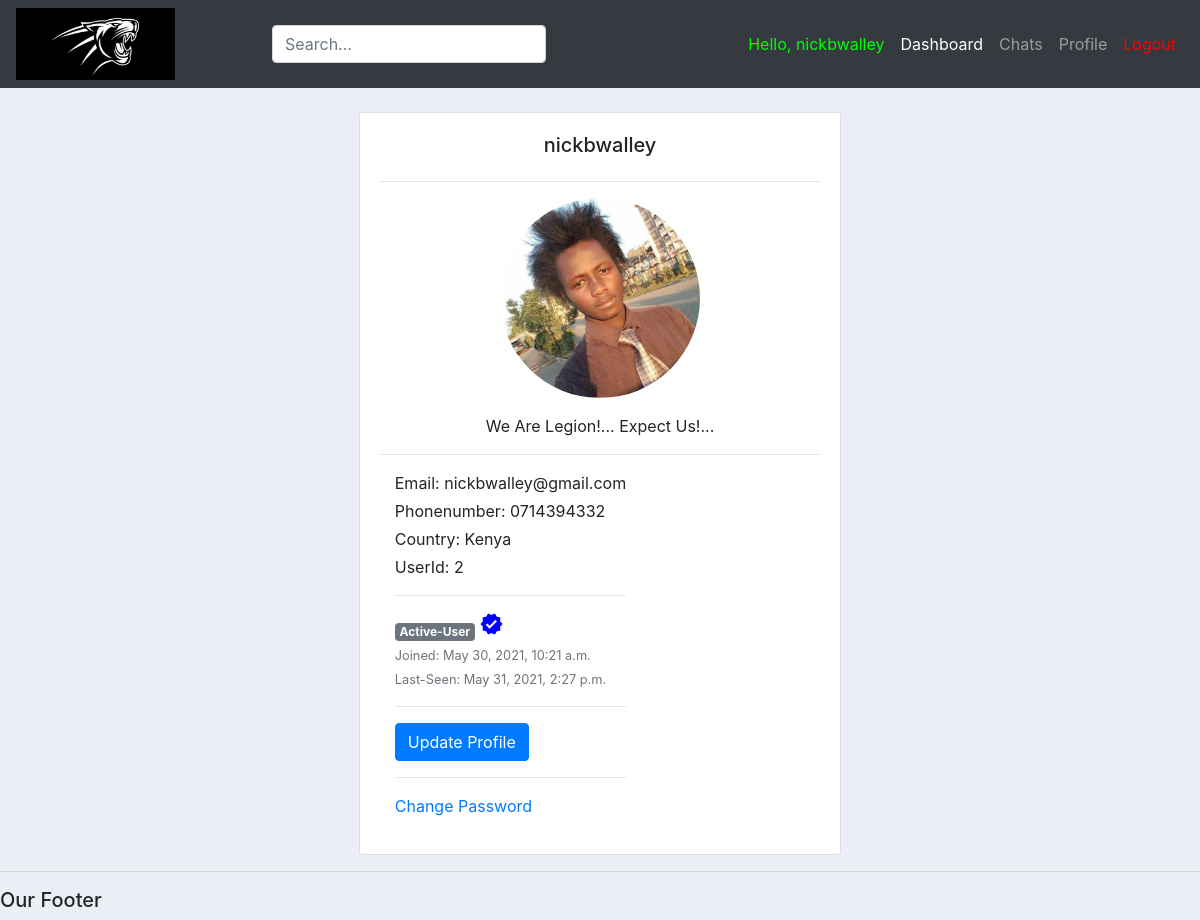
Page /account/2/ (signed in) on the earlier database version.
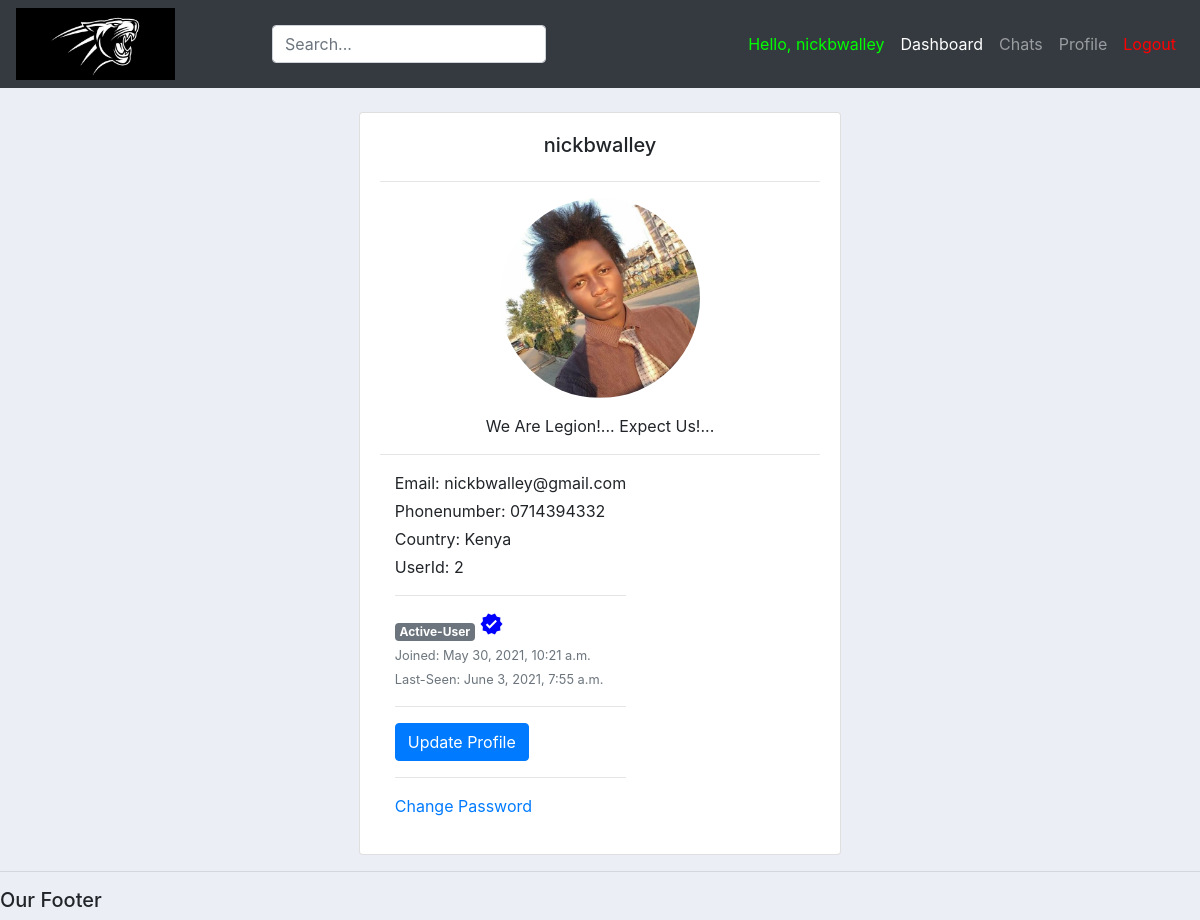
Same page on the later database version.
### App1/models.py (models this page shows, shortened)
class user(AbstractBaseUser):
	alphanumeric = RegexValidator(r'^[A-Za-z0-9_.]*$', 'Only Letters, Numbers, Underscores and Periods are allowed!')
	phonenumber = RegexValidator(r'^[0-9]{10,12}$', 'Only Numerical characters are allowed! (Must be 10-12Digits)')
	username		= models.CharField(max_length=30, unique=True, validators=[alphanumeric])
	email 			= models.EmailField(verbose_name="email", max_length=60, unique=True)
	phonenumber 	= models.CharField(max_length=30, unique=True, validators=[phonenumber])
	country 		= models.ForeignKey(Country, on_delete=models.SET_NULL, blank=True, null=True)
	university 		= models.ForeignKey(University, on_delete=models.SET_NULL, null=True)
	course			= models.ForeignKey(Course, on_delete=models.SET_NULL, blank=True, null=True)
	profile_pic 	= models.ImageField(null=True, blank=True, default=get_default_profile_image, upload_to=get_profile_image_filepath)
	bio 			= models.CharField(max_length=40, default="Hey there...", blank=True, null=True)
	date_joined 	= models.DateTimeField(verbose_name='date joined', auto_now_add=True)
	last_login		= models.DateTimeField(verbose_name='last login', auto_now=True)
	hide_email		= models.BooleanField(default=True)
	hide_phonenumber= models.BooleanField(default=True)
	is_active 		= models.BooleanField(default=True)
	is_admin 		= models.BooleanField(default=False)
	is_verified  	= models.BooleanField(default=False)
	is_staff 		= models.BooleanField(default=False)
	is_superuser 	= models.BooleanField(default=False)
	USERNAME_FIELD = 'username'
	REQUIRED_FIELDS = ['email']
	objects = MyAccountManager()

class Country(models.Model):
    name = models.CharField(max_length=40)
    def __str__(self):
        return self.name

### App1/views.py (the view)
# urls.py: path('account/<int:id>/', views.account_view, name='view'),
@login_required(login_url='login') # only allows users who are logged in with correct credentials
def account_view(request, id):
	context = {}
	account = get_object_or_404(user, pk=id)
	if account:
		context['id']: account.id
		context['username']: account.username
		context['email']: account.email
		context['profile_image']: account.profile_image.url
		context['hide_email']: account.hide_email
		context['hide_phonenumber']: account.hide_phonenumber
		is_self = False
		user_id = request.user.id
		print(user_id)
		print(account.id)
		if user_id == account.id:
			is_self = True
	return render(request, "App1/other_profile.html", {'id':id, 'account':account, 'context': context})

### App1/templates/App1/other_profile.html (shortened to what this page needs)
{%  extends 'App1/main.html' %}
{% load static %}
{% block content %}
<br>
<div class="row justify-content-md-center">
    <div class="col-md-5">
        <div class="card card-body">
            <h5 style="text-align: center">{{account.username}}</h5>
            <hr>
            <img class="profile-pic" src="{{account.profile_pic.url}}" >
      <div class="mt-3 text-center">
        <p class="mb-0">{{account.bio}}</p>
      </div>
        <hr>
        <div class="col d-flex flex-column flex-sm-row justify-content-between mb-3">
          <div class="text-center text-sm-left mb-2 mb-sm-0">
            {% if request.user.id == account.id %}
            <p class="mb-1">Email: {{account.email}}</p>
            {% else %}
              <p class="mb-1">Email: ****************</p>
            {% endif %}
            <p class="mb-1">Phonenumber: {{account.phonenumber}}</p>
            <p class="mb-1">Country: {{account.country}}</p>
            <p class="mb-1">UserId: {{account.id}}</p>
            <hr>
            {% if account.is_admin %}
            <span class="badge badge-secondary">Administrator</span>
            {% else %}
            <span class="badge badge-secondary">Active-User</span>
            {% endif %}
            {% if account.is_verified %}
            <span class="material-icons" style="color: blue;">verified</span>
            {% endif %}
            <div class="text-muted"><small>Joined: {{account.date_joined}}</small></div>
            <div class="text-muted"><small>Last-Seen: {{account.last_login}}</small></div>
            <hr>
            {% if 'account.id' %}
            <a class="btn btn-primary" href="{% url 'my_profile' %}">Update Profile</a>
            <hr>
            <a href="#">Change Password</a>
            {% endif %}
          </div>
        </div>
        </div>
    </div>
</div>
{% endblock %}

### App1/templates/App1/navbar.html (shortened to what this page needs)
{% load static %}
<nav class="navbar navbar-expand-lg navbar-dark bg-dark">
    <img src="{% static '/images/lionking.png'%}" id="logo" >
    <link rel="stylesheet" href="{% static '/css/main.css' %}">
    <div class="collapse navbar-collapse" id="navbarNav">
      <ul class="navbar-nav mr-auto ml-auto">
        <form class="search-bar justify-content-start">
            <input type="text" class="form-control" name="q" id="id_q_large" placeholder="Search...">
        </form>
      </ul>
      <ul class="navbar-nav ml-auto">
        {% if request.user.is_authenticated %}
        <li class="nav-item">
          <a class="nav-link" style="color: #00ff00;">Hello, {{request.user.username}}</a>
        </li>
        <li class="nav-item active">
          <a class="nav-link" href="{% url 'home' %}">Dashboard</a>
        </li>
        <li class="nav-item">
          <a class="nav-link" href="#">Chats</a>
        </li>
        <li class="nav-item">
          <a class="nav-link" href="{% url 'view' request.user.id %}">Profile</a>
        </li>
        <li class="nav-item">
          <a class="nav-link" href="{% url 'logout' %}" style="color: #ff0000;">Logout</a>
        </li>
      </ul>
        {% endif %}
    </div>
  </nav>

Differences in the rows shown:
changed user "nickbwalley": last_login "May 31, 2021, 2:27 p.m." → "June 3, 2021, 7:55 a.m."
